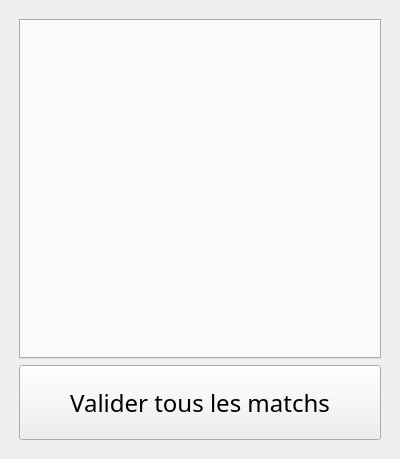
<?xml version="1.0" encoding="UTF-8"?>
<ui version="4.0">
 <class>MainWindow</class>
 <widget class="QMainWindow" name="MainWindow">
  <property name="geometry">
   <rect>
    <x>0</x>
    <y>0</y>
    <width>400</width>
    <height>459</height>
   </rect>
  </property>
  <property name="windowTitle">
   <string>MainWindow</string>
  </property>
  <widget class="QWidget" name="centralwidget">
   <layout class="QGridLayout" name="gridLayout_2">
    <item row="0" column="0">
     <layout class="QGridLayout" name="gridLayout">
      <property name="leftMargin">
       <number>10</number>
      </property>
      <property name="topMargin">
       <number>10</number>
      </property>
      <property name="rightMargin">
       <number>10</number>
      </property>
      <property name="bottomMargin">
       <number>10</number>
      </property>
      <item row="0" column="0">
       <widget class="QTabWidget" name="tabWidget">
        <property name="currentIndex">
         <number>-1</number>
        </property>
       </widget>
      </item>
      <item row="1" column="0">
       <widget class="QPushButton" name="pushButton_2">
        <property name="minimumSize">
         <size>
          <width>0</width>
          <height>75</height>
         </size>
        </property>
        <property name="font">
         <font>
          <family>Segoe UI Light</family>
          <pointsize>18</pointsize>
         </font>
        </property>
        <property name="text">
         <string>Valider tous les matchs</string>
        </property>
       </widget>
      </item>
     </layout>
    </item>
   </layout>
  </widget>
 </widget>
 <resources/>
 <connections/>
</ui>
